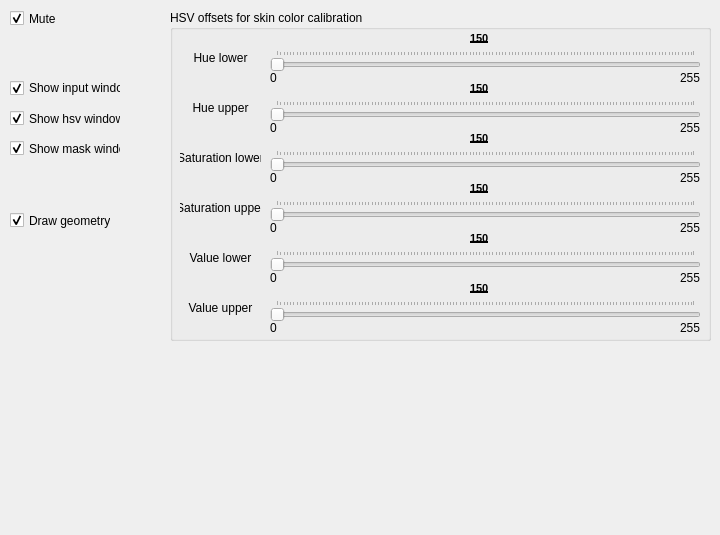
<?xml version="1.0" encoding="UTF-8"?>
<ui version="4.0">
 <class>OptionsPage</class>
 <widget class="QWidget" name="OptionsPage">
  <property name="geometry">
   <rect>
    <x>0</x>
    <y>0</y>
    <width>720</width>
    <height>535</height>
   </rect>
  </property>
  <property name="sizePolicy">
   <sizepolicy hsizetype="Fixed" vsizetype="Fixed">
    <horstretch>0</horstretch>
    <verstretch>0</verstretch>
   </sizepolicy>
  </property>
  <property name="windowTitle">
   <string>Form</string>
  </property>
  <widget class="QCheckBox" name="checkBox_inputWindow">
   <property name="geometry">
    <rect>
     <x>10</x>
     <y>80</y>
     <width>111</width>
     <height>16</height>
    </rect>
   </property>
   <property name="text">
    <string>Show input window</string>
   </property>
   <property name="checked">
    <bool>true</bool>
   </property>
  </widget>
  <widget class="QCheckBox" name="checkBox_hsvWindow">
   <property name="geometry">
    <rect>
     <x>10</x>
     <y>110</y>
     <width>111</width>
     <height>17</height>
    </rect>
   </property>
   <property name="text">
    <string>Show hsv window</string>
   </property>
   <property name="checked">
    <bool>true</bool>
   </property>
  </widget>
  <widget class="QCheckBox" name="checkBox_maskWindow">
   <property name="geometry">
    <rect>
     <x>10</x>
     <y>140</y>
     <width>111</width>
     <height>17</height>
    </rect>
   </property>
   <property name="text">
    <string>Show mask window</string>
   </property>
   <property name="checked">
    <bool>true</bool>
   </property>
  </widget>
  <widget class="QCheckBox" name="checkBox_mute">
   <property name="geometry">
    <rect>
     <x>10</x>
     <y>10</y>
     <width>70</width>
     <height>17</height>
    </rect>
   </property>
   <property name="text">
    <string>Mute</string>
   </property>
   <property name="checked">
    <bool>true</bool>
   </property>
  </widget>
  <widget class="QCheckBox" name="checkBox_Draw">
   <property name="geometry">
    <rect>
     <x>10</x>
     <y>210</y>
     <width>101</width>
     <height>21</height>
    </rect>
   </property>
   <property name="text">
    <string>Draw geometry</string>
   </property>
   <property name="checked">
    <bool>true</bool>
   </property>
  </widget>
  <widget class="QGroupBox" name="groupBox">
   <property name="geometry">
    <rect>
     <x>170</x>
     <y>10</y>
     <width>541</width>
     <height>331</height>
    </rect>
   </property>
   <property name="title">
    <string>HSV offsets for skin color calibration</string>
   </property>
   <widget class="QLabel" name="label_24">
    <property name="geometry">
     <rect>
      <x>10</x>
      <y>290</y>
      <width>81</width>
      <height>16</height>
     </rect>
    </property>
    <property name="text">
     <string>Value upper</string>
    </property>
    <property name="alignment">
     <set>Qt::AlignCenter</set>
    </property>
   </widget>
   <widget class="QLabel" name="label_12">
    <property name="geometry">
     <rect>
      <x>10</x>
      <y>140</y>
      <width>81</width>
      <height>16</height>
     </rect>
    </property>
    <property name="text">
     <string>Saturation lower</string>
    </property>
    <property name="alignment">
     <set>Qt::AlignCenter</set>
    </property>
   </widget>
   <widget class="QLabel" name="label_5">
    <property name="geometry">
     <rect>
      <x>100</x>
      <y>110</y>
      <width>16</width>
      <height>16</height>
     </rect>
    </property>
    <property name="text">
     <string>0</string>
    </property>
   </widget>
   <widget class="QLabel" name="label_vl">
    <property name="geometry">
     <rect>
      <x>300</x>
      <y>220</y>
      <width>21</width>
      <height>16</height>
     </rect>
    </property>
    <property name="font">
     <font>
      <pointsize>8</pointsize>
      <weight>75</weight>
      <bold>true</bold>
      <underline>true</underline>
     </font>
    </property>
    <property name="text">
     <string>150</string>
    </property>
   </widget>
   <widget class="QLabel" name="label_14">
    <property name="geometry">
     <rect>
      <x>510</x>
      <y>210</y>
      <width>21</width>
      <height>16</height>
     </rect>
    </property>
    <property name="text">
     <string>255</string>
    </property>
   </widget>
   <widget class="QLabel" name="label_3">
    <property name="geometry">
     <rect>
      <x>510</x>
      <y>60</y>
      <width>21</width>
      <height>16</height>
     </rect>
    </property>
    <property name="text">
     <string>255</string>
    </property>
   </widget>
   <widget class="QLabel" name="label_17">
    <property name="geometry">
     <rect>
      <x>100</x>
      <y>260</y>
      <width>16</width>
      <height>16</height>
     </rect>
    </property>
    <property name="text">
     <string>0</string>
    </property>
   </widget>
   <widget class="QLabel" name="label_22">
    <property name="geometry">
     <rect>
      <x>510</x>
      <y>310</y>
      <width>21</width>
      <height>16</height>
     </rect>
    </property>
    <property name="text">
     <string>255</string>
    </property>
   </widget>
   <widget class="QLabel" name="label_8">
    <property name="geometry">
     <rect>
      <x>10</x>
      <y>90</y>
      <width>81</width>
      <height>16</height>
     </rect>
    </property>
    <property name="text">
     <string>Hue upper</string>
    </property>
    <property name="alignment">
     <set>Qt::AlignCenter</set>
    </property>
   </widget>
   <widget class="QSlider" name="horizontalSlider_vl">
    <property name="geometry">
     <rect>
      <x>100</x>
      <y>240</y>
      <width>431</width>
      <height>22</height>
     </rect>
    </property>
    <property name="maximum">
     <number>255</number>
    </property>
    <property name="singleStep">
     <number>2</number>
    </property>
    <property name="pageStep">
     <number>2</number>
    </property>
    <property name="tracking">
     <bool>true</bool>
    </property>
    <property name="orientation">
     <enum>Qt::Horizontal</enum>
    </property>
    <property name="tickPosition">
     <enum>QSlider::TicksAbove</enum>
    </property>
    <property name="tickInterval">
     <number>0</number>
    </property>
   </widget>
   <widget class="QLabel" name="label_su">
    <property name="geometry">
     <rect>
      <x>300</x>
      <y>170</y>
      <width>21</width>
      <height>16</height>
     </rect>
    </property>
    <property name="font">
     <font>
      <pointsize>8</pointsize>
      <weight>75</weight>
      <bold>true</bold>
      <underline>true</underline>
     </font>
    </property>
    <property name="text">
     <string>150</string>
    </property>
   </widget>
   <widget class="QLabel" name="label_9">
    <property name="geometry">
     <rect>
      <x>100</x>
      <y>160</y>
      <width>16</width>
      <height>16</height>
     </rect>
    </property>
    <property name="text">
     <string>0</string>
    </property>
   </widget>
   <widget class="QLabel" name="label_vu">
    <property name="geometry">
     <rect>
      <x>300</x>
      <y>270</y>
      <width>21</width>
      <height>16</height>
     </rect>
    </property>
    <property name="font">
     <font>
      <pointsize>8</pointsize>
      <weight>75</weight>
      <bold>true</bold>
      <underline>true</underline>
     </font>
    </property>
    <property name="text">
     <string>150</string>
    </property>
   </widget>
   <widget class="QLabel" name="label_6">
    <property name="geometry">
     <rect>
      <x>510</x>
      <y>110</y>
      <width>21</width>
      <height>16</height>
     </rect>
    </property>
    <property name="text">
     <string>255</string>
    </property>
   </widget>
   <widget class="QSlider" name="horizontalSlider_vu">
    <property name="geometry">
     <rect>
      <x>100</x>
      <y>290</y>
      <width>431</width>
      <height>22</height>
     </rect>
    </property>
    <property name="maximum">
     <number>255</number>
    </property>
    <property name="singleStep">
     <number>2</number>
    </property>
    <property name="pageStep">
     <number>2</number>
    </property>
    <property name="tracking">
     <bool>true</bool>
    </property>
    <property name="orientation">
     <enum>Qt::Horizontal</enum>
    </property>
    <property name="tickPosition">
     <enum>QSlider::TicksAbove</enum>
    </property>
    <property name="tickInterval">
     <number>0</number>
    </property>
   </widget>
   <widget class="QLabel" name="label_hu">
    <property name="geometry">
     <rect>
      <x>300</x>
      <y>70</y>
      <width>21</width>
      <height>16</height>
     </rect>
    </property>
    <property name="font">
     <font>
      <pointsize>8</pointsize>
      <weight>75</weight>
      <bold>true</bold>
      <underline>true</underline>
     </font>
    </property>
    <property name="text">
     <string>150</string>
    </property>
   </widget>
   <widget class="QSlider" name="horizontalSlider_hu">
    <property name="geometry">
     <rect>
      <x>100</x>
      <y>90</y>
      <width>431</width>
      <height>22</height>
     </rect>
    </property>
    <property name="maximum">
     <number>255</number>
    </property>
    <property name="singleStep">
     <number>2</number>
    </property>
    <property name="pageStep">
     <number>2</number>
    </property>
    <property name="tracking">
     <bool>true</bool>
    </property>
    <property name="orientation">
     <enum>Qt::Horizontal</enum>
    </property>
    <property name="tickPosition">
     <enum>QSlider::TicksAbove</enum>
    </property>
    <property name="tickInterval">
     <number>0</number>
    </property>
   </widget>
   <widget class="QLabel" name="label_16">
    <property name="geometry">
     <rect>
      <x>10</x>
      <y>190</y>
      <width>81</width>
      <height>16</height>
     </rect>
    </property>
    <property name="text">
     <string>Saturation upper</string>
    </property>
    <property name="alignment">
     <set>Qt::AlignCenter</set>
    </property>
   </widget>
   <widget class="QLabel" name="label">
    <property name="geometry">
     <rect>
      <x>10</x>
      <y>40</y>
      <width>81</width>
      <height>16</height>
     </rect>
    </property>
    <property name="text">
     <string>Hue lower</string>
    </property>
    <property name="alignment">
     <set>Qt::AlignCenter</set>
    </property>
   </widget>
   <widget class="QSlider" name="horizontalSlider_hl">
    <property name="geometry">
     <rect>
      <x>100</x>
      <y>40</y>
      <width>431</width>
      <height>22</height>
     </rect>
    </property>
    <property name="maximum">
     <number>255</number>
    </property>
    <property name="singleStep">
     <number>2</number>
    </property>
    <property name="pageStep">
     <number>2</number>
    </property>
    <property name="tracking">
     <bool>true</bool>
    </property>
    <property name="orientation">
     <enum>Qt::Horizontal</enum>
    </property>
    <property name="tickPosition">
     <enum>QSlider::TicksAbove</enum>
    </property>
    <property name="tickInterval">
     <number>0</number>
    </property>
   </widget>
   <widget class="QLabel" name="label_13">
    <property name="geometry">
     <rect>
      <x>100</x>
      <y>210</y>
      <width>16</width>
      <height>16</height>
     </rect>
    </property>
    <property name="text">
     <string>0</string>
    </property>
   </widget>
   <widget class="QLabel" name="label_21">
    <property name="geometry">
     <rect>
      <x>100</x>
      <y>310</y>
      <width>16</width>
      <height>16</height>
     </rect>
    </property>
    <property name="text">
     <string>0</string>
    </property>
   </widget>
   <widget class="QLabel" name="label_2">
    <property name="geometry">
     <rect>
      <x>100</x>
      <y>60</y>
      <width>16</width>
      <height>16</height>
     </rect>
    </property>
    <property name="text">
     <string>0</string>
    </property>
   </widget>
   <widget class="QLabel" name="label_hl">
    <property name="geometry">
     <rect>
      <x>300</x>
      <y>20</y>
      <width>21</width>
      <height>16</height>
     </rect>
    </property>
    <property name="font">
     <font>
      <pointsize>8</pointsize>
      <weight>75</weight>
      <bold>true</bold>
      <underline>true</underline>
     </font>
    </property>
    <property name="text">
     <string>150</string>
    </property>
   </widget>
   <widget class="QLabel" name="label_10">
    <property name="geometry">
     <rect>
      <x>510</x>
      <y>160</y>
      <width>21</width>
      <height>16</height>
     </rect>
    </property>
    <property name="text">
     <string>255</string>
    </property>
   </widget>
   <widget class="QSlider" name="horizontalSlider_su">
    <property name="geometry">
     <rect>
      <x>100</x>
      <y>190</y>
      <width>431</width>
      <height>22</height>
     </rect>
    </property>
    <property name="maximum">
     <number>255</number>
    </property>
    <property name="singleStep">
     <number>2</number>
    </property>
    <property name="pageStep">
     <number>2</number>
    </property>
    <property name="tracking">
     <bool>true</bool>
    </property>
    <property name="orientation">
     <enum>Qt::Horizontal</enum>
    </property>
    <property name="tickPosition">
     <enum>QSlider::TicksAbove</enum>
    </property>
    <property name="tickInterval">
     <number>0</number>
    </property>
   </widget>
   <widget class="QLabel" name="label_20">
    <property name="geometry">
     <rect>
      <x>10</x>
      <y>240</y>
      <width>81</width>
      <height>16</height>
     </rect>
    </property>
    <property name="text">
     <string>Value lower</string>
    </property>
    <property name="alignment">
     <set>Qt::AlignCenter</set>
    </property>
   </widget>
   <widget class="QLabel" name="label_18">
    <property name="geometry">
     <rect>
      <x>510</x>
      <y>260</y>
      <width>21</width>
      <height>16</height>
     </rect>
    </property>
    <property name="text">
     <string>255</string>
    </property>
   </widget>
   <widget class="QSlider" name="horizontalSlider_sl">
    <property name="geometry">
     <rect>
      <x>100</x>
      <y>140</y>
      <width>431</width>
      <height>22</height>
     </rect>
    </property>
    <property name="maximum">
     <number>255</number>
    </property>
    <property name="singleStep">
     <number>2</number>
    </property>
    <property name="pageStep">
     <number>2</number>
    </property>
    <property name="tracking">
     <bool>true</bool>
    </property>
    <property name="orientation">
     <enum>Qt::Horizontal</enum>
    </property>
    <property name="tickPosition">
     <enum>QSlider::TicksAbove</enum>
    </property>
    <property name="tickInterval">
     <number>0</number>
    </property>
   </widget>
   <widget class="QLabel" name="label_sl">
    <property name="geometry">
     <rect>
      <x>300</x>
      <y>120</y>
      <width>21</width>
      <height>16</height>
     </rect>
    </property>
    <property name="font">
     <font>
      <pointsize>8</pointsize>
      <weight>75</weight>
      <bold>true</bold>
      <underline>true</underline>
     </font>
    </property>
    <property name="text">
     <string>150</string>
    </property>
   </widget>
  </widget>
 </widget>
 <resources/>
 <connections/>
</ui>
